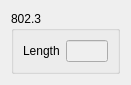
<ui version="4.0" >
 <class>dot3</class>
 <widget class="QWidget" name="dot3" >
  <property name="geometry" >
   <rect>
    <x>0</x>
    <y>0</y>
    <width>131</width>
    <height>72</height>
   </rect>
  </property>
  <property name="windowTitle" >
   <string>Form</string>
  </property>
  <layout class="QHBoxLayout" >
   <item>
    <widget class="QGroupBox" name="groupBox" >
     <property name="title" >
      <string>802.3</string>
     </property>
     <layout class="QHBoxLayout" >
      <item>
       <widget class="QLabel" name="lblLength" >
        <property name="text" >
         <string>Length</string>
        </property>
        <property name="buddy" >
         <cstring>leLength</cstring>
        </property>
       </widget>
      </item>
      <item>
       <widget class="QLineEdit" name="leLength" >
        <property name="enabled" >
         <bool>false</bool>
        </property>
       </widget>
      </item>
     </layout>
    </widget>
   </item>
   <item>
    <spacer>
     <property name="orientation" >
      <enum>Qt::Horizontal</enum>
     </property>
     <property name="sizeHint" >
      <size>
       <width>40</width>
       <height>20</height>
      </size>
     </property>
    </spacer>
   </item>
  </layout>
 </widget>
 <resources/>
 <connections/>
</ui>
